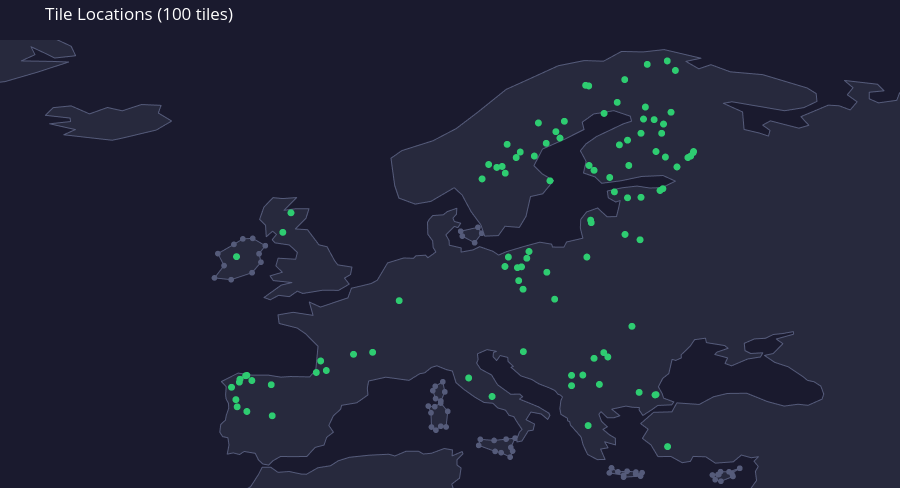

The notebook cell this image was saved under:
### Code cell
import glob
import json

import geopandas as gpd
import geodatasets
import plotly.graph_objects as go

records = []
for path in glob.glob("data/test_tiles/*/metadata.json"):
    with open(path) as f:
        meta = json.load(f)
    b = meta["bounds"]
    records.append({
        "tile_id": meta["tile_id"],
        "lon": (b["min_lon"] + b["max_lon"]) / 2,
        "lat": (b["min_lat"] + b["max_lat"]) / 2,
    })

print(f"Loaded {len(records)} tiles")

lons = [r["lon"] for r in records]
lats = [r["lat"] for r in records]
tile_ids = [r["tile_id"] for r in records]

world = gpd.read_file(geodatasets.get_path("naturalearth.land"))
EUROPE_BBOX = (-25, 34, 45, 72)  # min_lon, min_lat, max_lon, max_lat
europe = world.cx[EUROPE_BBOX[0]:EUROPE_BBOX[2], EUROPE_BBOX[1]:EUROPE_BBOX[3]]

fig = go.Figure()

# Draw land polygons as filled traces
for geom in europe.geometry:
    polys = geom.geoms if geom.geom_type == "MultiPolygon" else [geom]
    for poly in polys:
        x, y = poly.exterior.xy
        fig.add_trace(go.Scattergl(
            x=list(x), y=list(y),
            fill="toself",
            fillcolor="#27293d",
            line=dict(color="#555b7a", width=1),
            hoverinfo="skip",
            showlegend=False,
        ))

# Tile points — hover/click shows tile_id
fig.add_trace(go.Scattergl(
    x=lons, y=lats,
    mode="markers",
    marker=dict(size=7, color="#2ecc71"),
    text=tile_ids,
    hovertemplate="%{text}<br>lon: %{x:.3f}<br>lat: %{y:.3f}<extra></extra>",
    name="Tiles",
    showlegend=False
))

lon_span = EUROPE_BBOX[2] - EUROPE_BBOX[0]  # 70
lat_span = EUROPE_BBOX[3] - EUROPE_BBOX[1]  # 38

fig.update_layout(
    title=f"Tile Locations ({len(records)} tiles)",
    showlegend=False,  # belt-and-braces, kills legend at the figure level too
    xaxis=dict(range=[EUROPE_BBOX[0], EUROPE_BBOX[2]], visible=False),
    yaxis=dict(range=[EUROPE_BBOX[1], EUROPE_BBOX[3]], visible=False, scaleanchor="x"),
    plot_bgcolor="#1a1a2e",
    paper_bgcolor="#1a1a2e",
    font=dict(color="white"),
    width=900, height=(900 * lat_span / lon_span),
    margin=dict(l=0, r=0, t=40, b=0),  # small margins; t=40 leaves room for the title
)

fig.show()

### Figure 1 — Plotly figure (JSON) as saved in the notebook; plotly's stock layout.template omitted (floating-point values rounded to 4 significant figures; data arrays with more than 128 entries replaced by an {"elided": "..."} marker saying what was removed)
{"data": [{"fill": "toself", "fillcolor": "#27293d", "hoverinfo": "skip", "line": {"color": "#555b7a", "width": 1}, "showlegend": false, "type": "scattergl", "x": [34.58, 33.9, 33.97, 34.0, 32.98, 32.49, 32.26, 32.73, 32.8, 32.95, 33.67, 34.58], "y": [35.67, 35.25, 35.06, 34.98, 34.57, 34.7, 35.1, 35.14, 35.15, 35.39, 35.37, 35.67]}, {"fill": "toself", "fillcolor": "#27293d", "hoverinfo": "skip", "line": {"color": "#555b7a", "width": 1}, "showlegend": false, "type": "scattergl", "x": [23.7, 24.25, 25.03, 25.77, 25.75, 26.29, 26.16, 24.72, 24.74, 23.51, 23.7], "y": [35.71, 35.37, 35.42, 35.35, 35.18, 35.3, 35.0, 34.92, 35.08, 35.28, 35.71]}, {"fill": "toself", "fillcolor": "#27293d", "hoverinfo": "skip", "line": {"color": "#555b7a", "width": 1}, "showlegend": false, "type": "scattergl", "x": [15.52, 15.16, 15.31, 15.1, 14.34, 13.83, 12.43, 12.57, 13.74, 14.76, 15.52], "y": [38.23, 37.44, 37.13, 36.62, 37.0, 37.1, 37.61, 38.13, 38.03, 38.14, 38.23]}, {"fill": "toself", "fillcolor": "#27293d", "hoverinfo": "skip", "line": {"color": "#555b7a", "width": 1}, "showlegend": false, "type": "scattergl", "x": [9.21, 9.81, 9.67, 9.215, 8.807, 8.428, 8.388, 8.16, 8.71, 9.21], "y": [41.21, 40.5, 39.18, 39.24, 38.91, 39.17, 40.38, 40.95, 40.9, 41.21]}, {"fill": "toself", "fillcolor": "#27293d", "hoverinfo": "skip", "line": {"color": "#555b7a", "width": 1}, "showlegend": false, "type": "scattergl", "x": [9.56, 9.23, 8.776, 8.544, 8.746, 9.39, 9.56], "y": [42.15, 41.38, 41.58, 42.26, 42.63, 43.01, 42.15]}, {"fill": "toself", "fillcolor": "#27293d", "hoverinfo": "skip", "line": {"color": "#555b7a", "width": 1}, "showlegend": false, "type": "scattergl", "x": [-6.789, -8.562, -9.977, -9.166, -9.689, -8.328, -7.572, -6.734, -5.662, -6.198, -6.033, -6.789], "y": [52.26, 51.67, 51.82, 52.86, 53.88, 54.66, 55.13, 55.17, 54.55, 53.87, 53.15, 52.26]}, {"fill": "toself", "fillcolor": "#27293d", "hoverinfo": "skip", "line": {"color": "#555b7a", "width": 1}, "showlegend": false, "type": "scattergl", "x": [12.69, 12.09, 11.04, 10.9, 12.37, 12.69], "y": [55.61, 54.8, 55.36, 55.78, 56.11, 55.61]}, {"fill": "toself", "fillcolor": "#27293d", "hoverinfo": "skip", "line": {"color": "#555b7a", "width": 1}, "showlegend": false, "type": "scattergl", "x": [-3.005, -4.074, -3.055, -1.959, -2.22, -3.119, -2.085, -1.115, -0.4305, 0.185, 0.47, 1.682, 1.56, 1.051, 1.45, 0.5503, -0.7875, -2.49, -2.956, -3.617, -4.543, -5.245, -5.777, -4.31, -3.415, -4.984, -5.267, -4.222, -4.77, -4.58, -3.092, -2.945, -3.63, -4.844, -5.083, -4.719, -5.048, -5.586, -5.645, -6.15, -5.787, -5.01, -4.211, -3.005], "y": [58.64, 57.55, 57.69, 57.68, 56.87, 55.97, 55.91, 54.62, 54.46, 53.33, 52.93, 52.74, 52.1, 51.81, 51.29, 50.77, 50.77, 50.5, 50.7, 50.23, 50.34, 49.96, 50.16, 51.21, 51.43, 51.59, 51.99, 52.3, 52.84, 53.5, 53.4, 53.98, 54.62, 54.79, 55.06, 55.51, 55.78, 55.31, 56.28, 56.79, 57.82, 58.63, 58.55, 58.64]}, {"fill": "toself", "fillcolor": "#27293d", "hoverinfo": "skip", "line": {"color": "#555b7a", "width": 1}, "showlegend": false, "type": "scattergl", "x": [-14.51, -14.74, -13.61, -14.91, -17.79, -18.66, -19.97, -22.76, -21.78, -23.96, -22.18, -22.23, -24.33, -23.65, -22.13, -20.58, -19.06, -17.8, -16.17, -14.51], "y": [66.46, 65.81, 65.13, 64.36, 63.68, 63.5, 63.64, 63.96, 64.4, 64.89, 65.08, 65.38, 65.61, 66.26, 66.41, 65.73, 66.28, 65.99, 66.53, 66.46]}, {"fill": "toself", "fillcolor": "#27293d", "hoverinfo": "skip", "line": {"color": "#555b7a", "width": 1}, "showlegend": false, "type": "scattergl", "x": {"elided": "1299 float values"}, "y": {"elided": "1299 float values"}}, {"fill": "toself", "fillcolor": "#27293d", "hoverinfo": "skip", "line": {"color": "#555b7a", "width": 1}, "showlegend": false, "type": "scattergl", "x": {"elided": "132 float values"}, "y": {"elided": "132 float values"}}, {"hovertemplate": "%{text}<br>lon: %{x:.3f}<br>lat: %{y:.3f}<extra></extra>", "marker": {"color": "#2ecc71", "size": 7}, "mode": "markers", "name": "Tiles", "showlegend": false, "text": ["tile_-19_1986", "tile_686_2265", "tile_1146_2533", "tile_479_2486", "tile_-304_1872", "tile_828_2388", "tile_684_2558", "tile_592_2277", "tile_981_1918", "tile_596_2243", "tile_1029_2602", "tile_1035_1911", "tile_629_2318", "tile_659_2596", "tile_129_2041", "tile_1059_2594", "tile_-257_1955", "tile_610_2220", "tile_559_2556", "tile_814_2304", "tile_820_2659", "tile_68_2035", "tile_553_2498", "tile_646_2533", "tile_881_2027", "tile_588_2530", "tile_-297_1950", "tile_-277_1970", "tile_728_2568", "tile_-132_2411", "tile_801_1972", "tile_715_2580", "tile_-195_1942", "tile_935_2669", "tile_837_2504", "tile_869_2613", "tile_605_2279", "tile_-308_1895", "tile_1035_2542", "tile_1032_1910", "tile_987_2446", "tile_958_2117", "tile_837_2023", "tile_1071_2697", "tile_810_2660", "tile_1001_2624", "tile_1154_2540", "tile_818_1811", "tile_1083_2615", "tile_887_2489", "tile_-276_1970", "tile_936_2360", "tile_552_2280", "tile_500_2516", "tile_854_1943", "tile_611_2043", "tile_-306_2305", "tile_-295_1959", "tile_436_1963", "tile_995_2603", "tile_1053_2577", "tile_601_2541", "tile_1048_2461", "tile_-158_2365", "tile_214_2189", "tile_622_2301", "tile_-51_1980", "tile_918_2555", "tile_821_2514", "tile_1057_2465", "tile_563_2304", "tile_987_2577", "tile_948_2514", "tile_711_2193", "tile_826_2394", "tile_765_1939", "tile_1097_2683", "tile_742_2599", "tile_696_2482", "tile_543_2512", "tile_1137_2530", "tile_-273_1971", "tile_911_2632", "tile_1007_2692", "tile_765_1971", "tile_1155_2542", "tile_1072_1741", "tile_526_2510", "tile_944_2564", "tile_1102_2511", "tile_984_2347", "tile_511_1905", "tile_944_2445", "tile_1065_2531", "tile_-322_1934", "tile_-192_1843", "tile_-37_2015", "tile_-273_1857", "tile_868_2040", "tile_902_2458"], "type": "scattergl", "x": [-0.4908, 18.21, 30.42, 12.72, -8.053, 21.98, 18.16, 15.72, 26.04, 15.83, 27.31, 27.47, 16.7, 17.5, 3.436, 28.11, -6.806, 16.2, 14.84, 21.61, 21.77, 1.817, 14.69, 17.15, 23.39, 15.61, -7.867, -7.336, 19.33, -3.489, 21.27, 18.98, -5.161, 24.82, 22.22, 23.07, 16.07, -8.159, 27.47, 27.39, 26.2, 25.43, 22.22, 28.43, 21.5, 26.57, 30.63, 21.72, 28.75, 23.55, -7.31, 24.85, 14.66, 13.28, 22.67, 16.22, -8.106, -7.814, 11.58, 26.41, 27.95, 15.96, 27.82, -4.179, 5.691, 16.52, -1.34, 24.37, 21.8, 28.06, 14.95, 26.2, 25.17, 18.88, 21.93, 20.31, 29.12, 19.7, 18.48, 14.42, 30.18, -7.23, 24.18, 26.73, 20.31, 30.66, 28.46, 13.97, 25.06, 29.25, 26.12, 13.57, 25.06, 28.27, -8.53, -5.081, -0.9684, -7.23, 23.04, 23.95], "y": [43.97, 52.3, 62.16, 60.22, 40.89, 56.5, 63.24, 52.69, 42.11, 51.59, 65.25, 41.92, 54.06, 64.96, 45.51, 64.87, 43.11, 50.86, 63.15, 53.59, 68.1, 45.34, 60.7, 62.16, 45.11, 62.03, 42.98, 43.53, 63.68, 57.34, 43.58, 64.22, 42.76, 68.64, 60.95, 65.77, 52.76, 41.5, 62.54, 41.9, 58.66, 47.71, 45.0, 70.22, 68.16, 66.31, 62.45, 39.29, 65.87, 60.34, 43.53, 55.51, 52.79, 61.44, 42.79, 45.57, 53.62, 43.22, 43.33, 65.29, 64.09, 62.5, 59.23, 55.69, 49.89, 53.49, 43.8, 63.11, 61.36, 59.39, 53.59, 64.09, 61.36, 50.02, 56.72, 42.68, 69.42, 65.11, 60.06, 61.28, 62.03, 43.55, 66.71, 69.93, 43.55, 62.54, 37.51, 61.19, 63.5, 61.23, 55.06, 41.76, 58.62, 62.07, 42.54, 40.13, 44.78, 40.49, 45.48, 59.12]}], "layout": {"font": {"color": "white"}, "height": 488.6, "margin": {"b": 0, "l": 0, "r": 0, "t": 40}, "paper_bgcolor": "#1a1a2e", "plot_bgcolor": "#1a1a2e", "showlegend": false, "title": {"text": "Tile Locations (100 tiles)"}, "width": 900, "xaxis": {"range": [-25, 45], "visible": false}, "yaxis": {"range": [34, 72], "scaleanchor": "x", "visible": false}}}
